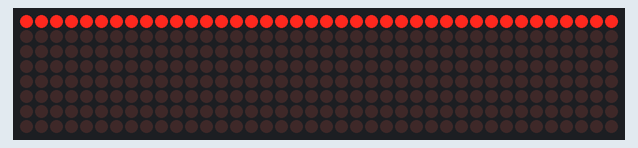
Simulated run of this sketch. Board: Arduino Uno, built with avr-gcc and run on an emulated ATmega328P. Shown: 40×8 LED matrix.

Above: at 0.02 s.
At 0.44 s:
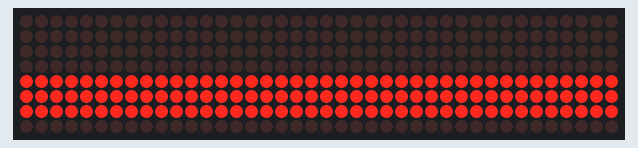
At 0.8 s:
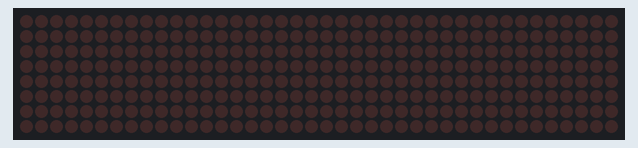
At 1.83 s:
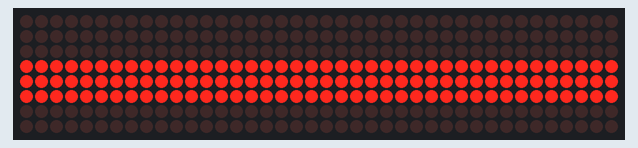

Measured:
- by itself, everything shown: repeats every 1.5 s, in 11 steps
- what the display in image 2 shows lasts 0.8 s, from 0.7 s to 1.5 s

The sketch:

TopBottom_Bars.ino
```cpp
//We always have to include the library
#include "LedControl.h"

/*
 Now we need a LedControl to work with.
 ***** These pin numbers will probably not work with your hardware *****
 pin 12 is connected to the DataIn
 pin 11 is connected to the CLK
 pin 10 is connected to LOAD
 ***** Please set the number of devices you have *****
 But the maximum default of 8 MAX72XX wil also work.
 */
LedControl lc=LedControl(12,11,10,5);

int tbON=0;
int tbOFF=-3;
int tbS=0;

void setup() {
  //we have already set the number of devices when we created the LedControl
  int devices=lc.getDeviceCount();
  //we have to init all devices in a loop
  for(int address=0;address<devices;address++) {
    /*The MAX72XX is in power-saving mode on startup*/
    lc.shutdown(address,false);
    /* Set the brightness to a medium values */
    lc.setIntensity(address,3);
    /* and clear the display */
    lc.clearDisplay(address);
  }
}

void loop()
{
  while (tbOFF<=7)
  {
    while (tbS<=4)
    {
      lc.setRow(tbS,tbON,B11111111);
      lc.setRow(tbS,tbOFF,B00000000);
      tbS++;
    }
    tbS=0;
    delay(65);
    tbOFF++;
    tbON++;
  }
  delay(700);
  tbON=0;
  tbOFF=-3;
}
```
